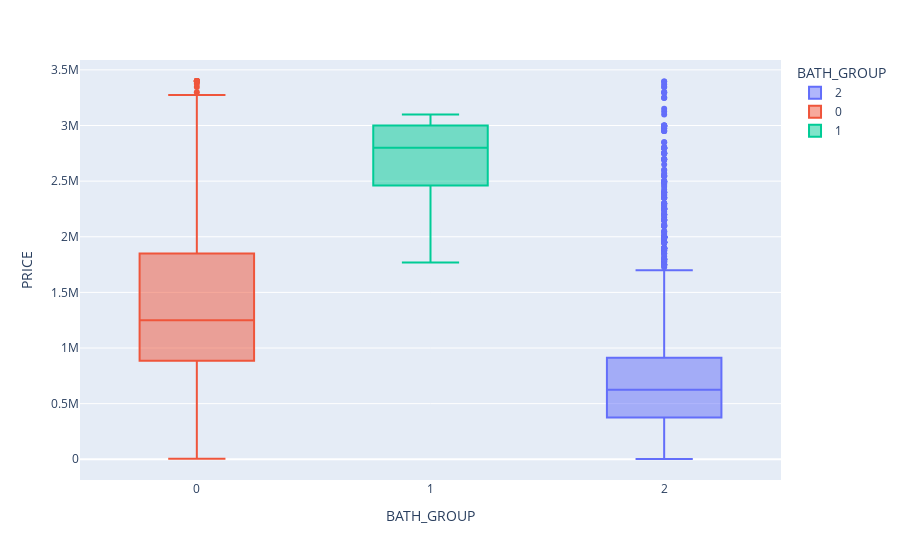

This figure's notebook cell:
### Code cell
bath_price = df.groupby('BATH')['PRICE'].mean().reset_index()

# Reshape price for clustering
X = bath_price['PRICE'].values.reshape(-1, 1)

# Cluster into 3 groups
kmeans = KMeans(n_clusters=3, random_state=rs).fit(X)
bath_price['BATH_GROUP'] = kmeans.labels_

# Map back
bath_group_map = dict(zip(bath_price['BATH'], bath_price['BATH_GROUP']))
df['BATH_GROUP'] = df['BATH'].map(bath_group_map)



fig = px.box(data_frame=df, x = 'BATH_GROUP', y = 'PRICE' , color= 'BATH_GROUP' )
fig.show()

### Figure 1 — Plotly figure (JSON) as saved in the notebook; plotly's stock layout.template omitted (floating-point values rounded to 4 significant figures; data arrays with more than 128 entries replaced by an {"elided": "..."} marker saying what was removed)
{"data": [{"alignmentgroup": "True", "hovertemplate": "BATH_GROUP=%{x}<br>PRICE=%{y}<extra></extra>", "legendgroup": "2", "marker": {"color": "#636efa"}, "name": "2", "notched": false, "offsetgroup": "2", "orientation": "v", "showlegend": true, "type": "box", "x": {"elided": "3124 int values"}, "x0": " ", "xaxis": "x", "y": {"elided": "3124 int values"}, "y0": " ", "yaxis": "y"}, {"alignmentgroup": "True", "hovertemplate": "BATH_GROUP=%{x}<br>PRICE=%{y}<extra></extra>", "legendgroup": "0", "marker": {"color": "#EF553B"}, "name": "0", "notched": false, "offsetgroup": "0", "orientation": "v", "showlegend": true, "type": "box", "x": {"elided": "1190 int values"}, "x0": " ", "xaxis": "x", "y": {"elided": "1190 int values"}, "y0": " ", "yaxis": "y"}, {"alignmentgroup": "True", "hovertemplate": "BATH_GROUP=%{x}<br>PRICE=%{y}<extra></extra>", "legendgroup": "1", "marker": {"color": "#00cc96"}, "name": "1", "notched": false, "offsetgroup": "1", "orientation": "v", "showlegend": true, "type": "box", "x": [1, 1, 1, 1, 1, 1, 1, 1, 1], "x0": " ", "xaxis": "x", "y": [3000000, 3000000, 2800000, 1768888, 3099000, 2700000, 3000000, 2350000, 2499000], "y0": " ", "yaxis": "y"}], "layout": {"boxmode": "overlay", "legend": {"title": {"text": "BATH_GROUP"}, "tracegroupgap": 0}, "margin": {"t": 60}, "xaxis": {"anchor": "y", "categoryarray": [2, 0, 1], "categoryorder": "array", "domain": [0, 1], "title": {"text": "BATH_GROUP"}}, "yaxis": {"anchor": "x", "domain": [0, 1], "title": {"text": "PRICE"}}}}
